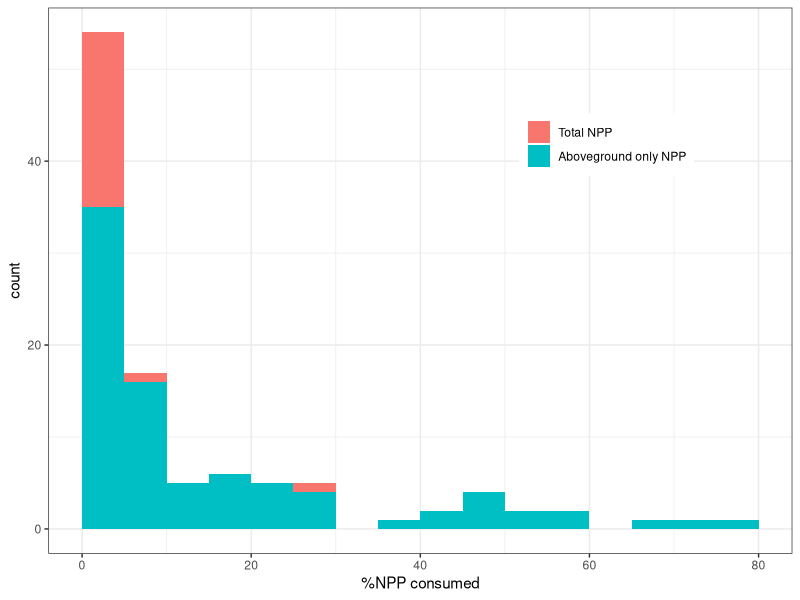
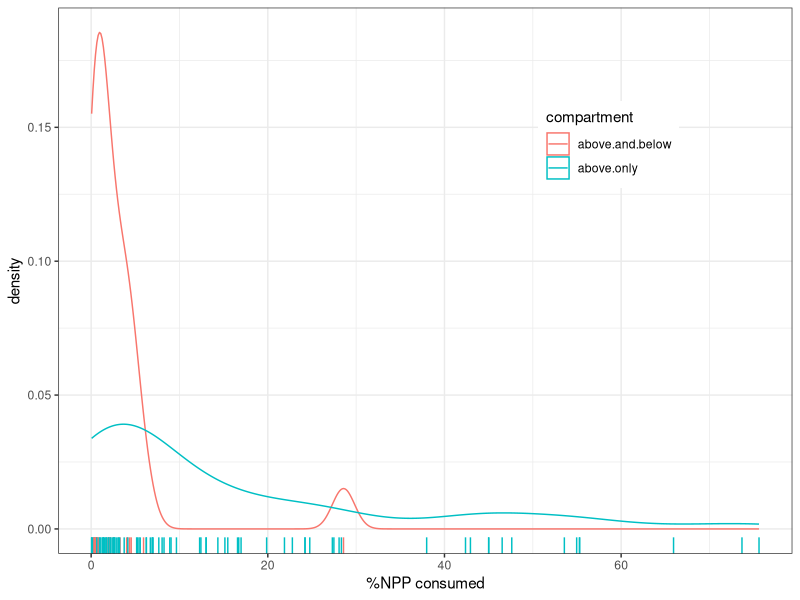
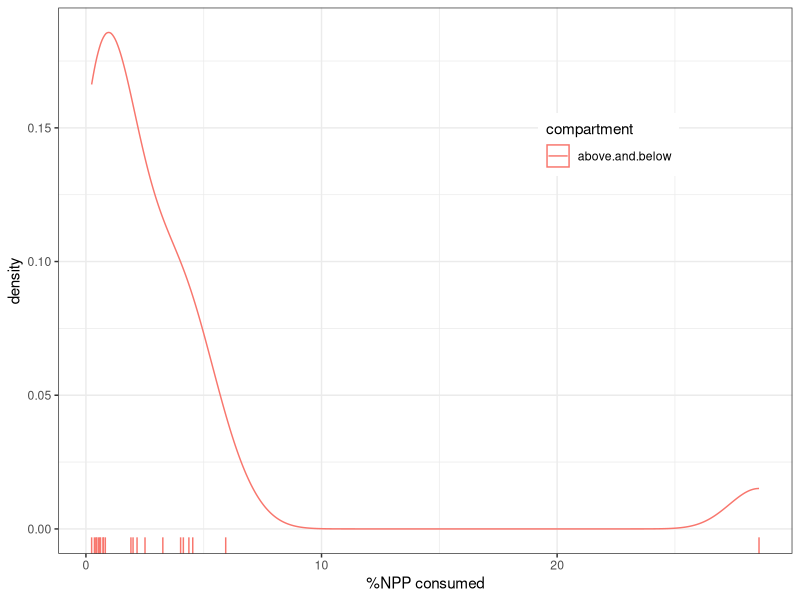

Source code (R) for these figures, in order: (Note: this script raises an error after producing the figures.)
# Summarize Cebrian and  Latigue (2004) review of biomass consumption by animals
# 29/07-2021 Rasmus Ø Pedersen

# Load libraries
library(tidyverse)

# Load data
consumption <- read_tsv("data/consumption_CebrianLatigue2004.txt", na = ".")

# Filter for terrestrial ecosystems
consumption$`ecosystem type` %>% table(useNA = "a")
consumption <- consumption %>% filter(`ecosystem type` == "terrestrial")

# Filter for places with known %NPP consumped
consumption <- consumption %>% filter(!is.na(`%NPP consumed`))

# Table communities
consumption$`community type` %>% table

# Look at the numbers
consumption$`%NPP consumed` %>% summary

# Sort for above, below or both
any(str_detect(consumption$reference, "\\*\\*"))
consumption$compartment <- ifelse(str_detect(consumption$reference, "\\*"), "above.and.below", "above.only")

# Summarise consumption by strata
consumption %>% 
  group_by(compartment) %>% 
  summarise(med = median(`%NPP consumed`),
            q75 = quantile(`%NPP consumed`, 0.75),
            min = min(`%NPP consumed`),
            max = max(`%NPP consumed`),
            n = n())

# Make a histogram of the data
ggplot(consumption, aes(`%NPP consumed`, fill = compartment)) +
  geom_histogram(breaks = seq(0,80,5)) +
  theme_bw() +
  scale_fill_discrete(name = NULL, labels = c("Total NPP", "Aboveground only NPP")) +
  theme(legend.position = c(.75, .75))

# Make a density plot of the dat
ggplot(consumption, aes(`%NPP consumed`, color = compartment)) +
  geom_density() +
  theme_bw() +
  geom_rug() +
  scale_fill_discrete(name = NULL, labels = c("Total NPP", "Aboveground only NPP")) +
  theme(legend.position = c(.75, .75))

# Above only density plot
ggplot(consumption %>% filter(compartment == "above.and.below"), aes(`%NPP consumed`, color = compartment)) +
  geom_density() +
  theme_bw() +
  geom_rug() +
  scale_fill_discrete(name = NULL, labels = c("Total NPP", "Aboveground only NPP")) +
  theme(legend.position = c(.75, .75))

# Summarise above only data
consumption %>% 
  filter(compartment == "above.and.below") %>%
  summarise(min = min(`%NPP consumed`),
            q025 = quantile(`%NPP consumed`, 0.025),
            q25 = quantile(`%NPP consumed`, 0.25),
            mean = mean(`%NPP consumed`),
            med = median(`%NPP consumed`),
            q75 = quantile(`%NPP consumed`, 0.75),
            q975 = quantile(`%NPP consumed`, 0.975),
            max = max(`%NPP consumed`),
            n = n()) %>% 
  signif(2)

# Make a histogram of the data
consumption %>% 
  filter(compartment == "above.and.below") %>%
  ggplot(aes(`%NPP consumed`, fill = `community type`)) +
    geom_histogram(aes(y = ..density../17), breaks = seq(0,30,1)) +
    theme_bw() +
    scale_fill_discrete(name = NULL) +
    scale_y_continuous(breaks = seq(0, 10, 3)) +
    geom_density(data = ltw %>% filter(period == "Current"), aes(x = value, fill = NULL, col = "Current estimate"), fill = NA) +
  scale_color_manual(name = NULL, values = "black") +
  theme(legend.position = c(.75, .75))

ltw %>% 
  filter(period == "Current") %>%
  summarise(min = min(value),
            q025 = quantile(value, 0.025),
            q25 = quantile(value, 0.25),
            mean = mean(value),
            med = median(value),
            q75 = quantile(value, 0.75),
            q975 = quantile(value, 0.975),
            max = max(value),
            n = n()) %>% 
  signif(2)
